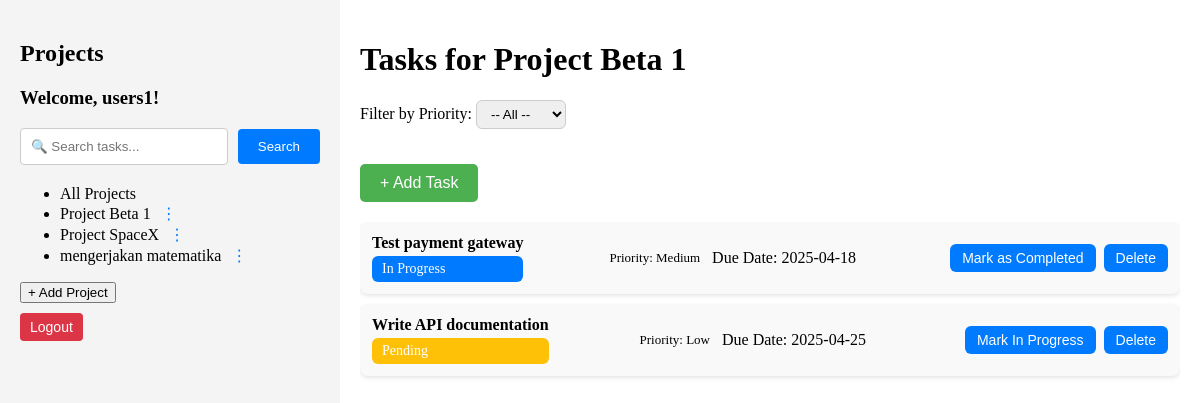
Page /index.php?project_id=81 (signed in) on the committed database.
### tables this page shows
CREATE TABLE `users` (
  `id` int NOT NULL,
  `name` varchar(100) NOT NULL,
  `email` varchar(100) NOT NULL,
  `password` varchar(255) NOT NULL,
  `created_at` timestamp NULL DEFAULT CURRENT_TIMESTAMP
);

CREATE TABLE `projects` (
  `id` int NOT NULL,
  `user_id` int NOT NULL,
  `name` varchar(100) NOT NULL,
  `created_at` timestamp NULL DEFAULT CURRENT_TIMESTAMP,
  `slug` varchar(255) DEFAULT NULL
);

CREATE TABLE `tasks` (
  `id` int NOT NULL,
  `project_id` int NOT NULL,
  `user_id` int NOT NULL,
  `name` varchar(255) NOT NULL,
  `is_completed` tinyint(1) DEFAULT '0',
  `created_at` timestamp NULL DEFAULT CURRENT_TIMESTAMP,
  `priority` enum('Low','Medium','High') DEFAULT NULL,
  `due_date` date DEFAULT NULL,
  `completed_at` datetime DEFAULT NULL
);

### index.php (the view, shortened to what this page needs)
<?php
require_once 'private/db.php';
$user_id = $_SESSION['user_id'];
$stmt = $conn->prepare("SELECT name FROM users WHERE id = ?");
$stmt->bind_param("i", $user_id);
$stmt->execute();
$result = $stmt->get_result();
$user = $result->fetch_assoc();
$user_id = $_SESSION['user_id'];
$stmt = $conn->prepare("SELECT * FROM projects WHERE user_id = ?");
$stmt->bind_param("i", $user_id);
$stmt->execute();
$resultProjects = $stmt->get_result();
$user_id = $_SESSION['user_id'] ?? 0;
$project_id = isset($_GET['project_id']) ? (int) $_GET['project_id'] : 0;
$sql = "SELECT tasks.* FROM tasks
        JOIN projects ON tasks.project_id = projects.id
        WHERE projects.user_id = ?";
$params = [$user_id];
$types = "i";
if ($project_id !== 0) {
    $sql .= " AND tasks.project_id = ?";
    $params[] = $project_id;
    $types .= "i";
}
$sql .= " ORDER BY FIELD(tasks.priority, 'High', 'Medium', 'Low')";
$stmt = $conn->prepare($sql);
if (!empty($params)) {
    $stmt->bind_param($types, ...$params);
}
$stmt->execute();
$resultTasks = $stmt->get_result();
$projectName = "All Projects";
if ($project_id > 0) {
    $stmtProject = $conn->prepare("SELECT name FROM projects WHERE id = ? AND user_id = ?");
    $stmtProject->bind_param("ii", $project_id, $user_id);
    $stmtProject->execute();
    $resultProject = $stmtProject->get_result();
    if ($resultProject->num_rows > 0) {
        $projectName = $resultProject->fetch_assoc()['name'];
    } else {
        $projectName = "Unknown Project";
    }
}
$nama_user = $user ? $user['name'] : 'Guest';
?>
<!DOCTYPE html>
<html lang="en">
<head>
    <link rel="stylesheet" href="style.css">
</head>
<body>
    <div class="main-wrapper">
        <aside class="sidebar">
            <h2>Projects</h2>
            <h3>Welcome,
                <?php echo htmlspecialchars($nama_user); ?>!
            </h3>
            <form method="GET" class="task-search-form" style="margin-bottom: 20px; display: flex;">
                <div class="search-wrapper" style="position: relative; flex: 1;">
                    <input type="text" name="search" placeholder="🔍 Search tasks..."
                        class="search-input"
                        value="<?= htmlspecialchars($_GET['search'] ?? '') ?>"
                        style="padding-right: 30px; width: 100%; box-sizing: border-box;">
                </div>
                <button type="submit">
                    Search
                </button>
            </form>
            <ul class="menu" id="project-list">
                <li class="menu-item">
                    <div class="project-item">
                        <span class="project-button <?= $project_id === 0 ? 'active' : '' ?>"
                            onclick="loadAllProjects()">All Projects</span>
                    </div>
                </li>
                <?php while ($project = $resultProjects->fetch_assoc()) { ?>
                    <li class="menu-item">
                        <div class="project-item">
                            <span class="project-button <?= $project_id == $project['id'] ? 'active' : '' ?>"
                                onclick="loadProjectTasks(<?= $project['id']; ?>)">
                                <?= htmlspecialchars($project['name']); ?>
                            </span>
                            <div class="menu-actions">
                                <button class="menu-toggle" onclick="toggleDropdown(<?= $project['id']; ?>)">⋮</button>
                            </div>
                        </div>
                    </li>
                <?php } ?>
            </ul>
            <button class="add-project-btn" onclick="openProjectModal()">+ Add Project</button>
            <?php if (isset($_SESSION['user_id'])) { ?>
                <form method="POST" action="logout.php">
                    <button type="submit" class="logout-btn">Logout</button>
                </form>
            <?php } ?>
        </aside>
        <main class="content">
            <h1>Tasks for
                <?= htmlspecialchars($projectName ?? "Unknown Project"); ?>
            </h1>
            <form method="GET" class="priority-filter-form">
                <label for="priority">Filter by Priority:</label>
                <select name="priority" id="priority" onchange="this.form.submit()">
                    <option value="">-- All --</option>
                </select>
            </form>
            <div class="task-actions-wrapper">
            <?php if ($project_id !== 0) { ?>
                <button class="add-task-btn" onclick="openTaskModal()">+ Add Task</button>
            <?php } ?>
            </div>
            <div class="task-list">
                    <?php if ($resultTasks && $resultTasks->num_rows > 0) { ?>
                        <?php while ($task = $resultTasks->fetch_assoc()) {
                            $status = '';
                            $statusClass = '';
                            switch ($task['is_completed']) {
                                case 0:
                                    $status = 'Pending';
                                    $statusClass = 'pending';
                                    break;
                                case 1:
                                    $status = 'In Progress';
                                    $statusClass = 'in-progress';
                                    break;
                            }
                            ?>
                            <div class="task-item">
                                <div class="task-header">
                                    <div class="task-name <?= $task['is_completed'] == 2 ? 'completed-task' : ''; ?>">
                                        <a href="index.php?project_id=<?= $task['project_id']; ?>" style="text-decoration: none; color: inherit;">
                                            <?= htmlspecialchars($task['name']); ?>
                                        </a>
                                    </div>
                                    <div class="task-status <?= $statusClass; ?>">
                                        <?= htmlspecialchars($status); ?>
                                    </div>
                                </div>
                                <div class="task-meta">
                                    <span class="task-priority">Priority: <?= htmlspecialchars($task['priority']); ?></span>
                                    <span class="task-due-date">
                                        <?= $task['is_completed'] == 2 ? 'Completed On:' : 'Due Date:' ?>
                                        <?= htmlspecialchars(
                                            $task['is_completed'] == 2
                                            ? ($task['completed_at'] ? date('Y-m-d', strtotime($task['completed_at'])) : 'Unknown')
                                            : ($task['due_date'] ? date('Y-m-d', strtotime($task['due_date'])) : 'Not Set')
                                        ); ?>
                                    </span>
                                </div>
                                <div class="task-actions">
                                    <?php if ($project_id !== 0): ?>
                                        <?php if ($task['is_completed'] == 0): ?>
                                            <button onclick="markTaskAsInProgress(<?= $task['id']; ?>)">Mark In Progress</button>
                                        <?php elseif ($task['is_completed'] == 1): ?>
                                            <button onclick="markTaskAsCompleted(<?= $task['id']; ?>)">Mark as Completed</button>
                                        <?php endif; ?>
                                        <button onclick="confirmDelete(<?= (int) $task['id']; ?>, '<?= htmlspecialchars(addslashes($task['name'])); ?>')">Delete</button>
                                    <?php endif; ?>
                                </div>
                            </div>
                        <?php } ?>
                    <?php } else { ?>
                        <p>No tasks available</p>
                    <?php } ?>
                </div>
        </main>
    </div>
</body>
</html>

### index.php (style rules this page uses)
html, body { height: 100%; min-height: 100vh; margin: 0; }
body { display: flex; flex-direction: column; margin: 0; }
.main-wrapper { flex: 1; display: flex; min-height: 100vh; }
.content { flex: 1; display: flex; flex-direction: column; padding: 20px; overflow: hidden; }
.task-list { flex: 1; overflow-y: auto; margin-top: 20px; }
.task-actions-wrapper { display: flex; justify-content: flex-start; margin-top: 15px; }
.add-task-btn { display: inline-block; width: auto; background-color: #4CAF50; color: white; padding: 10px 20px; font-size: 16px; border: none; cursor: pointer; border-radius: 5px; transition: background-color 0.3s ease; }
.sidebar { width: 300px; background-color: #f4f4f4; padding: 20px; }
.priority-filter-form { margin-bottom: 20px; }
.priority-filter-form select { padding: 5px 10px; border-radius: 6px; border: 1px solid #ccc; }
.logout-btn { width: 100%; padding: 12px; background-color: #dc3545; color: white; border: none; border-radius: 6px; font-size: 16px; cursor: pointer; transition: background-color 0.3s ease; margin-top: 20px; }
.task-item { display: flex; justify-content: space-between; padding: 12px; margin-bottom: 10px; border-radius: 8px; background-color: #f9f9f9; box-shadow: 0 2px 4px rgba(0, 0, 0, 0.1); align-items: center; }
.task-meta { display: flex; align-items: center; gap: 8px; }
.task-priority { font-size: 13px; font-weight: 500; margin-right: 4px; margin-left: -8px; }
.task-item .task-name { font-size: 16px; font-weight: bold; }
.task-item .task-status { font-size: 14px; padding: 5px 10px; border-radius: 6px; color: white; margin-top: 4px; }
.task-item .task-status.pending { background-color: #ffc107; }
.task-item .task-status.in-progress { background-color: #007bff; }
.task-item button { background-color: #007bff; color: white; padding: 6px 12px; border: none; border-radius: 6px; cursor: pointer; font-size: 14px; transition: background-color 0.3s ease; }
.task-actions { display: flex; gap: 8px; }
.logout-btn { width: auto; padding: 6px 10px; background-color: #dc3545; color: white; border: none; border-radius: 4px; font-size: 14px; cursor: pointer; transition: background-color 0.3s ease; margin-top: 10px; }
.menu-actions { position: relative; display: inline-block; }
.menu-toggle { background: none; border: none; font-size: 16px; cursor: pointer; color: #007bff; }
.task-search-form { display: flex; align-items: center; gap: 10px; }
.task-search-form input[type="text"] { flex: 1; padding: 10px; border-radius: 4px; border: 1px solid #ccc; box-sizing: border-box; }
.task-search-form button { padding: 10px 20px; background-color: #007bff; color: white; border: none; border-radius: 4px; cursor: pointer; }

### rows in the picture
users: name "users1"
projects: name "Project Beta 1"
projects: name "Project SpaceX"
projects: name "mengerjakan matematika"
tasks: name "Test payment gateway", is_completed "In Progress", priority "Medium", shows "Due Date:", due_date "2025-04-18"
tasks: name "Write API documentation", is_completed "Pending", priority "Low", shows "Due Date:", due_date "2025-04-25"
